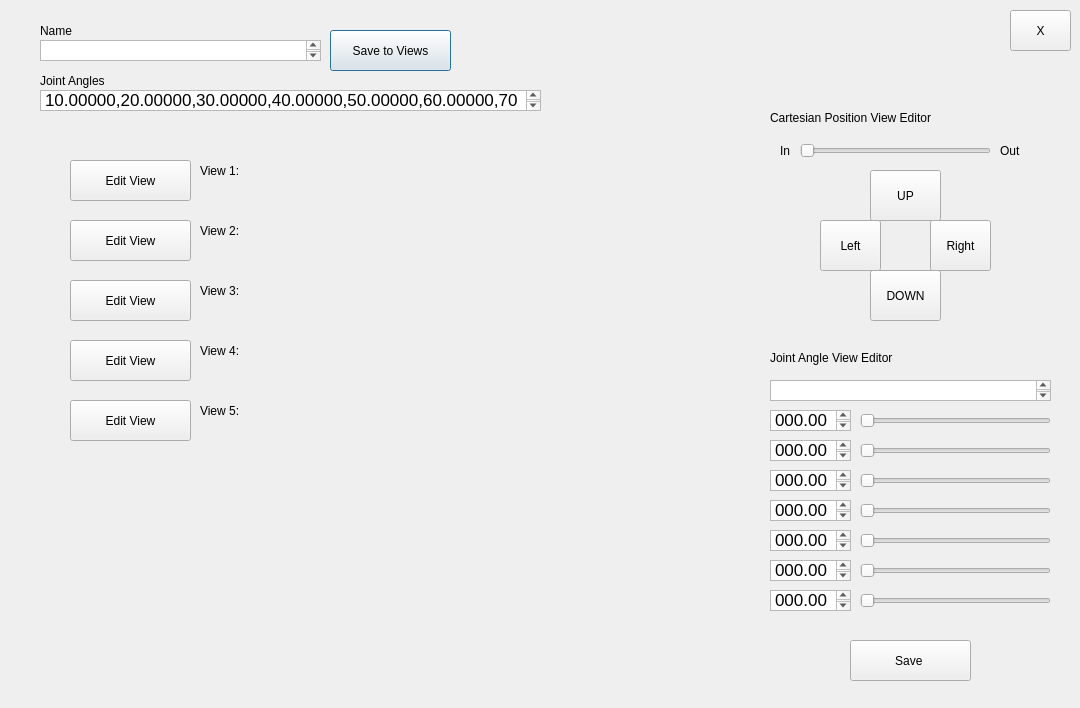
<?xml version="1.0" encoding="UTF-8"?>
<ui version="4.0">
 <class>SaveEditView</class>
 <widget class="QDialog" name="SaveEditView">
  <property name="geometry">
   <rect>
    <x>0</x>
    <y>0</y>
    <width>1080</width>
    <height>708</height>
   </rect>
  </property>
  <property name="windowTitle">
   <string>Dialog</string>
  </property>
  <widget class="QPushButton" name="SaveToView_pushButton">
   <property name="geometry">
    <rect>
     <x>330</x>
     <y>30</y>
     <width>121</width>
     <height>41</height>
    </rect>
   </property>
   <property name="text">
    <string>Save to Views</string>
   </property>
  </widget>
  <widget class="QTextEdit" name="Name_textEdit">
   <property name="geometry">
    <rect>
     <x>40</x>
     <y>40</y>
     <width>281</width>
     <height>21</height>
    </rect>
   </property>
  </widget>
  <widget class="QLabel" name="label">
   <property name="geometry">
    <rect>
     <x>40</x>
     <y>20</y>
     <width>58</width>
     <height>21</height>
    </rect>
   </property>
   <property name="text">
    <string>Name</string>
   </property>
  </widget>
  <widget class="QTextEdit" name="JA1textEdit">
   <property name="geometry">
    <rect>
     <x>770</x>
     <y>410</y>
     <width>81</width>
     <height>21</height>
    </rect>
   </property>
   <property name="html">
    <string>&lt;!DOCTYPE HTML PUBLIC &quot;-//W3C//DTD HTML 4.0//EN&quot; &quot;http://www.w3.org/TR/REC-html40/strict.dtd&quot;&gt;
&lt;html&gt;&lt;head&gt;&lt;meta name=&quot;qrichtext&quot; content=&quot;1&quot; /&gt;&lt;style type=&quot;text/css&quot;&gt;
p, li { white-space: pre-wrap; }
&lt;/style&gt;&lt;/head&gt;&lt;body style=&quot; font-family:'.AppleSystemUIFont'; font-size:13pt; font-weight:400; font-style:normal;&quot;&gt;
&lt;p style=&quot; margin-top:0px; margin-bottom:0px; margin-left:0px; margin-right:0px; -qt-block-indent:0; text-indent:0px;&quot;&gt;&lt;span style=&quot; font-family:'.AppleSystemUIFont';&quot;&gt;000.00000&lt;/span&gt;&lt;/p&gt;&lt;/body&gt;&lt;/html&gt;</string>
   </property>
  </widget>
  <widget class="QTextEdit" name="JA2_textEdit">
   <property name="geometry">
    <rect>
     <x>770</x>
     <y>440</y>
     <width>81</width>
     <height>21</height>
    </rect>
   </property>
   <property name="html">
    <string>&lt;!DOCTYPE HTML PUBLIC &quot;-//W3C//DTD HTML 4.0//EN&quot; &quot;http://www.w3.org/TR/REC-html40/strict.dtd&quot;&gt;
&lt;html&gt;&lt;head&gt;&lt;meta name=&quot;qrichtext&quot; content=&quot;1&quot; /&gt;&lt;style type=&quot;text/css&quot;&gt;
p, li { white-space: pre-wrap; }
&lt;/style&gt;&lt;/head&gt;&lt;body style=&quot; font-family:'.AppleSystemUIFont'; font-size:13pt; font-weight:400; font-style:normal;&quot;&gt;
&lt;p style=&quot; margin-top:0px; margin-bottom:0px; margin-left:0px; margin-right:0px; -qt-block-indent:0; text-indent:0px;&quot;&gt;&lt;span style=&quot; font-family:'.AppleSystemUIFont';&quot;&gt;000.00000&lt;/span&gt;&lt;/p&gt;&lt;/body&gt;&lt;/html&gt;</string>
   </property>
  </widget>
  <widget class="QTextEdit" name="JA3_textEdit">
   <property name="geometry">
    <rect>
     <x>770</x>
     <y>470</y>
     <width>81</width>
     <height>21</height>
    </rect>
   </property>
   <property name="html">
    <string>&lt;!DOCTYPE HTML PUBLIC &quot;-//W3C//DTD HTML 4.0//EN&quot; &quot;http://www.w3.org/TR/REC-html40/strict.dtd&quot;&gt;
&lt;html&gt;&lt;head&gt;&lt;meta name=&quot;qrichtext&quot; content=&quot;1&quot; /&gt;&lt;style type=&quot;text/css&quot;&gt;
p, li { white-space: pre-wrap; }
&lt;/style&gt;&lt;/head&gt;&lt;body style=&quot; font-family:'.AppleSystemUIFont'; font-size:13pt; font-weight:400; font-style:normal;&quot;&gt;
&lt;p style=&quot; margin-top:0px; margin-bottom:0px; margin-left:0px; margin-right:0px; -qt-block-indent:0; text-indent:0px;&quot;&gt;&lt;span style=&quot; font-family:'.AppleSystemUIFont';&quot;&gt;000.00000&lt;/span&gt;&lt;/p&gt;&lt;/body&gt;&lt;/html&gt;</string>
   </property>
  </widget>
  <widget class="QTextEdit" name="JA4_textEdit">
   <property name="geometry">
    <rect>
     <x>770</x>
     <y>500</y>
     <width>81</width>
     <height>21</height>
    </rect>
   </property>
   <property name="html">
    <string>&lt;!DOCTYPE HTML PUBLIC &quot;-//W3C//DTD HTML 4.0//EN&quot; &quot;http://www.w3.org/TR/REC-html40/strict.dtd&quot;&gt;
&lt;html&gt;&lt;head&gt;&lt;meta name=&quot;qrichtext&quot; content=&quot;1&quot; /&gt;&lt;style type=&quot;text/css&quot;&gt;
p, li { white-space: pre-wrap; }
&lt;/style&gt;&lt;/head&gt;&lt;body style=&quot; font-family:'.AppleSystemUIFont'; font-size:13pt; font-weight:400; font-style:normal;&quot;&gt;
&lt;p style=&quot; margin-top:0px; margin-bottom:0px; margin-left:0px; margin-right:0px; -qt-block-indent:0; text-indent:0px;&quot;&gt;&lt;span style=&quot; font-family:'.AppleSystemUIFont';&quot;&gt;000.00000&lt;/span&gt;&lt;/p&gt;&lt;/body&gt;&lt;/html&gt;</string>
   </property>
  </widget>
  <widget class="QTextEdit" name="JA5_textEdit">
   <property name="geometry">
    <rect>
     <x>770</x>
     <y>530</y>
     <width>81</width>
     <height>21</height>
    </rect>
   </property>
   <property name="html">
    <string>&lt;!DOCTYPE HTML PUBLIC &quot;-//W3C//DTD HTML 4.0//EN&quot; &quot;http://www.w3.org/TR/REC-html40/strict.dtd&quot;&gt;
&lt;html&gt;&lt;head&gt;&lt;meta name=&quot;qrichtext&quot; content=&quot;1&quot; /&gt;&lt;style type=&quot;text/css&quot;&gt;
p, li { white-space: pre-wrap; }
&lt;/style&gt;&lt;/head&gt;&lt;body style=&quot; font-family:'.AppleSystemUIFont'; font-size:13pt; font-weight:400; font-style:normal;&quot;&gt;
&lt;p style=&quot; margin-top:0px; margin-bottom:0px; margin-left:0px; margin-right:0px; -qt-block-indent:0; text-indent:0px;&quot;&gt;&lt;span style=&quot; font-family:'.AppleSystemUIFont';&quot;&gt;000.00000&lt;/span&gt;&lt;/p&gt;&lt;/body&gt;&lt;/html&gt;</string>
   </property>
  </widget>
  <widget class="QTextEdit" name="JA7_textEdit">
   <property name="geometry">
    <rect>
     <x>770</x>
     <y>590</y>
     <width>81</width>
     <height>21</height>
    </rect>
   </property>
   <property name="html">
    <string>&lt;!DOCTYPE HTML PUBLIC &quot;-//W3C//DTD HTML 4.0//EN&quot; &quot;http://www.w3.org/TR/REC-html40/strict.dtd&quot;&gt;
&lt;html&gt;&lt;head&gt;&lt;meta name=&quot;qrichtext&quot; content=&quot;1&quot; /&gt;&lt;style type=&quot;text/css&quot;&gt;
p, li { white-space: pre-wrap; }
&lt;/style&gt;&lt;/head&gt;&lt;body style=&quot; font-family:'.AppleSystemUIFont'; font-size:13pt; font-weight:400; font-style:normal;&quot;&gt;
&lt;p style=&quot; margin-top:0px; margin-bottom:0px; margin-left:0px; margin-right:0px; -qt-block-indent:0; text-indent:0px;&quot;&gt;&lt;span style=&quot; font-family:'.AppleSystemUIFont';&quot;&gt;000.00000&lt;/span&gt;&lt;/p&gt;&lt;/body&gt;&lt;/html&gt;</string>
   </property>
  </widget>
  <widget class="QTextEdit" name="JA6_textEdit">
   <property name="geometry">
    <rect>
     <x>770</x>
     <y>560</y>
     <width>81</width>
     <height>21</height>
    </rect>
   </property>
   <property name="html">
    <string>&lt;!DOCTYPE HTML PUBLIC &quot;-//W3C//DTD HTML 4.0//EN&quot; &quot;http://www.w3.org/TR/REC-html40/strict.dtd&quot;&gt;
&lt;html&gt;&lt;head&gt;&lt;meta name=&quot;qrichtext&quot; content=&quot;1&quot; /&gt;&lt;style type=&quot;text/css&quot;&gt;
p, li { white-space: pre-wrap; }
&lt;/style&gt;&lt;/head&gt;&lt;body style=&quot; font-family:'.AppleSystemUIFont'; font-size:13pt; font-weight:400; font-style:normal;&quot;&gt;
&lt;p style=&quot; margin-top:0px; margin-bottom:0px; margin-left:0px; margin-right:0px; -qt-block-indent:0; text-indent:0px;&quot;&gt;&lt;span style=&quot; font-family:'.AppleSystemUIFont';&quot;&gt;000.00000&lt;/span&gt;&lt;/p&gt;&lt;/body&gt;&lt;/html&gt;</string>
   </property>
  </widget>
  <widget class="QLabel" name="label_2">
   <property name="geometry">
    <rect>
     <x>40</x>
     <y>70</y>
     <width>81</width>
     <height>21</height>
    </rect>
   </property>
   <property name="text">
    <string>Joint Angles</string>
   </property>
  </widget>
  <widget class="QLabel" name="label_3">
   <property name="geometry">
    <rect>
     <x>200</x>
     <y>160</y>
     <width>58</width>
     <height>21</height>
    </rect>
   </property>
   <property name="text">
    <string>View 1:</string>
   </property>
  </widget>
  <widget class="QPushButton" name="editView1_pushButton">
   <property name="geometry">
    <rect>
     <x>70</x>
     <y>160</y>
     <width>121</width>
     <height>41</height>
    </rect>
   </property>
   <property name="text">
    <string>Edit View</string>
   </property>
  </widget>
  <widget class="QPushButton" name="editView2_pushButton">
   <property name="geometry">
    <rect>
     <x>70</x>
     <y>220</y>
     <width>121</width>
     <height>41</height>
    </rect>
   </property>
   <property name="text">
    <string>Edit View</string>
   </property>
  </widget>
  <widget class="QLabel" name="label_4">
   <property name="geometry">
    <rect>
     <x>200</x>
     <y>220</y>
     <width>58</width>
     <height>21</height>
    </rect>
   </property>
   <property name="text">
    <string>View 2:</string>
   </property>
  </widget>
  <widget class="QPushButton" name="editView3_pushButton">
   <property name="geometry">
    <rect>
     <x>70</x>
     <y>280</y>
     <width>121</width>
     <height>41</height>
    </rect>
   </property>
   <property name="text">
    <string>Edit View</string>
   </property>
  </widget>
  <widget class="QLabel" name="label_5">
   <property name="geometry">
    <rect>
     <x>200</x>
     <y>280</y>
     <width>58</width>
     <height>21</height>
    </rect>
   </property>
   <property name="text">
    <string>View 3:</string>
   </property>
  </widget>
  <widget class="QPushButton" name="editView4_pushButton">
   <property name="geometry">
    <rect>
     <x>70</x>
     <y>340</y>
     <width>121</width>
     <height>41</height>
    </rect>
   </property>
   <property name="text">
    <string>Edit View</string>
   </property>
  </widget>
  <widget class="QLabel" name="label_6">
   <property name="geometry">
    <rect>
     <x>200</x>
     <y>340</y>
     <width>58</width>
     <height>21</height>
    </rect>
   </property>
   <property name="text">
    <string>View 4:</string>
   </property>
  </widget>
  <widget class="QPushButton" name="editView5_pushButton">
   <property name="geometry">
    <rect>
     <x>70</x>
     <y>400</y>
     <width>121</width>
     <height>41</height>
    </rect>
   </property>
   <property name="text">
    <string>Edit View</string>
   </property>
  </widget>
  <widget class="QLabel" name="label_7">
   <property name="geometry">
    <rect>
     <x>200</x>
     <y>400</y>
     <width>58</width>
     <height>21</height>
    </rect>
   </property>
   <property name="text">
    <string>View 5:</string>
   </property>
  </widget>
  <widget class="QPushButton" name="exit_pushButton">
   <property name="geometry">
    <rect>
     <x>1010</x>
     <y>10</y>
     <width>61</width>
     <height>41</height>
    </rect>
   </property>
   <property name="text">
    <string>X</string>
   </property>
  </widget>
  <widget class="QTextEdit" name="JA_textEdit">
   <property name="geometry">
    <rect>
     <x>40</x>
     <y>90</y>
     <width>501</width>
     <height>21</height>
    </rect>
   </property>
   <property name="html">
    <string>&lt;!DOCTYPE HTML PUBLIC &quot;-//W3C//DTD HTML 4.0//EN&quot; &quot;http://www.w3.org/TR/REC-html40/strict.dtd&quot;&gt;
&lt;html&gt;&lt;head&gt;&lt;meta name=&quot;qrichtext&quot; content=&quot;1&quot; /&gt;&lt;style type=&quot;text/css&quot;&gt;
p, li { white-space: pre-wrap; }
&lt;/style&gt;&lt;/head&gt;&lt;body style=&quot; font-family:'.AppleSystemUIFont'; font-size:13pt; font-weight:400; font-style:normal;&quot;&gt;
&lt;p style=&quot; margin-top:0px; margin-bottom:0px; margin-left:0px; margin-right:0px; -qt-block-indent:0; text-indent:0px;&quot;&gt;&lt;span style=&quot; font-family:'.AppleSystemUIFont';&quot;&gt;10.00000,20.00000,30.00000,40.00000,50.00000,60.00000,70.00000&lt;/span&gt;&lt;/p&gt;&lt;/body&gt;&lt;/html&gt;</string>
   </property>
  </widget>
  <widget class="QSlider" name="JA1_horizontalSlider">
   <property name="geometry">
    <rect>
     <x>860</x>
     <y>410</y>
     <width>191</width>
     <height>22</height>
    </rect>
   </property>
   <property name="orientation">
    <enum>Qt::Horizontal</enum>
   </property>
  </widget>
  <widget class="QSlider" name="JA2_horizontalSlider">
   <property name="geometry">
    <rect>
     <x>860</x>
     <y>440</y>
     <width>191</width>
     <height>22</height>
    </rect>
   </property>
   <property name="orientation">
    <enum>Qt::Horizontal</enum>
   </property>
  </widget>
  <widget class="QSlider" name="JA3_horizontalSlider">
   <property name="geometry">
    <rect>
     <x>860</x>
     <y>470</y>
     <width>191</width>
     <height>22</height>
    </rect>
   </property>
   <property name="orientation">
    <enum>Qt::Horizontal</enum>
   </property>
  </widget>
  <widget class="QSlider" name="JA4_horizontalSlider">
   <property name="geometry">
    <rect>
     <x>860</x>
     <y>500</y>
     <width>191</width>
     <height>22</height>
    </rect>
   </property>
   <property name="orientation">
    <enum>Qt::Horizontal</enum>
   </property>
  </widget>
  <widget class="QSlider" name="JA5_horizontalSlider">
   <property name="geometry">
    <rect>
     <x>860</x>
     <y>530</y>
     <width>191</width>
     <height>22</height>
    </rect>
   </property>
   <property name="orientation">
    <enum>Qt::Horizontal</enum>
   </property>
  </widget>
  <widget class="QSlider" name="JA6_horizontalSlider">
   <property name="geometry">
    <rect>
     <x>860</x>
     <y>560</y>
     <width>191</width>
     <height>22</height>
    </rect>
   </property>
   <property name="orientation">
    <enum>Qt::Horizontal</enum>
   </property>
  </widget>
  <widget class="QSlider" name="JA7_horizontalSlider">
   <property name="geometry">
    <rect>
     <x>860</x>
     <y>590</y>
     <width>191</width>
     <height>22</height>
    </rect>
   </property>
   <property name="orientation">
    <enum>Qt::Horizontal</enum>
   </property>
  </widget>
  <widget class="QPushButton" name="saveNew_pushButton">
   <property name="geometry">
    <rect>
     <x>850</x>
     <y>640</y>
     <width>121</width>
     <height>41</height>
    </rect>
   </property>
   <property name="text">
    <string>Save </string>
   </property>
  </widget>
  <widget class="QTextEdit" name="editName_textEdit">
   <property name="geometry">
    <rect>
     <x>770</x>
     <y>380</y>
     <width>281</width>
     <height>21</height>
    </rect>
   </property>
  </widget>
  <widget class="QLabel" name="label_8">
   <property name="geometry">
    <rect>
     <x>770</x>
     <y>350</y>
     <width>151</width>
     <height>16</height>
    </rect>
   </property>
   <property name="text">
    <string>Joint Angle View Editor</string>
   </property>
  </widget>
  <widget class="QLabel" name="view1Name_label">
   <property name="geometry">
    <rect>
     <x>250</x>
     <y>160</y>
     <width>281</width>
     <height>21</height>
    </rect>
   </property>
   <property name="text">
    <string/>
   </property>
  </widget>
  <widget class="QLabel" name="JA1_label">
   <property name="geometry">
    <rect>
     <x>250</x>
     <y>180</y>
     <width>491</width>
     <height>21</height>
    </rect>
   </property>
   <property name="text">
    <string/>
   </property>
  </widget>
  <widget class="QLabel" name="JA2_label">
   <property name="geometry">
    <rect>
     <x>250</x>
     <y>240</y>
     <width>481</width>
     <height>21</height>
    </rect>
   </property>
   <property name="text">
    <string/>
   </property>
  </widget>
  <widget class="QLabel" name="view2Name_label">
   <property name="geometry">
    <rect>
     <x>250</x>
     <y>220</y>
     <width>281</width>
     <height>21</height>
    </rect>
   </property>
   <property name="text">
    <string/>
   </property>
  </widget>
  <widget class="QLabel" name="JA3_label">
   <property name="geometry">
    <rect>
     <x>250</x>
     <y>300</y>
     <width>481</width>
     <height>21</height>
    </rect>
   </property>
   <property name="text">
    <string/>
   </property>
  </widget>
  <widget class="QLabel" name="view3Name_label">
   <property name="geometry">
    <rect>
     <x>250</x>
     <y>280</y>
     <width>281</width>
     <height>21</height>
    </rect>
   </property>
   <property name="text">
    <string/>
   </property>
  </widget>
  <widget class="QLabel" name="JA4_label">
   <property name="geometry">
    <rect>
     <x>250</x>
     <y>360</y>
     <width>481</width>
     <height>21</height>
    </rect>
   </property>
   <property name="text">
    <string/>
   </property>
  </widget>
  <widget class="QLabel" name="view4Name_label">
   <property name="geometry">
    <rect>
     <x>250</x>
     <y>340</y>
     <width>281</width>
     <height>21</height>
    </rect>
   </property>
   <property name="text">
    <string/>
   </property>
  </widget>
  <widget class="QLabel" name="JA5_label">
   <property name="geometry">
    <rect>
     <x>250</x>
     <y>420</y>
     <width>491</width>
     <height>21</height>
    </rect>
   </property>
   <property name="text">
    <string/>
   </property>
  </widget>
  <widget class="QLabel" name="view5Name_label">
   <property name="geometry">
    <rect>
     <x>250</x>
     <y>400</y>
     <width>281</width>
     <height>21</height>
    </rect>
   </property>
   <property name="text">
    <string/>
   </property>
  </widget>
  <widget class="QPushButton" name="pushButton_6">
   <property name="geometry">
    <rect>
     <x>870</x>
     <y>170</y>
     <width>71</width>
     <height>51</height>
    </rect>
   </property>
   <property name="text">
    <string>UP</string>
   </property>
  </widget>
  <widget class="QPushButton" name="pushButton_7">
   <property name="geometry">
    <rect>
     <x>870</x>
     <y>270</y>
     <width>71</width>
     <height>51</height>
    </rect>
   </property>
   <property name="text">
    <string>DOWN</string>
   </property>
  </widget>
  <widget class="QPushButton" name="pushButton_8">
   <property name="geometry">
    <rect>
     <x>820</x>
     <y>220</y>
     <width>61</width>
     <height>51</height>
    </rect>
   </property>
   <property name="text">
    <string>Left</string>
   </property>
  </widget>
  <widget class="QPushButton" name="pushButton_9">
   <property name="geometry">
    <rect>
     <x>930</x>
     <y>220</y>
     <width>61</width>
     <height>51</height>
    </rect>
   </property>
   <property name="text">
    <string>Right</string>
   </property>
  </widget>
  <widget class="QLabel" name="label_9">
   <property name="geometry">
    <rect>
     <x>770</x>
     <y>110</y>
     <width>191</width>
     <height>16</height>
    </rect>
   </property>
   <property name="text">
    <string>Cartesian Position View Editor</string>
   </property>
  </widget>
  <widget class="QSlider" name="horizontalSlider">
   <property name="geometry">
    <rect>
     <x>800</x>
     <y>140</y>
     <width>191</width>
     <height>22</height>
    </rect>
   </property>
   <property name="orientation">
    <enum>Qt::Horizontal</enum>
   </property>
  </widget>
  <widget class="QLabel" name="label_10">
   <property name="geometry">
    <rect>
     <x>780</x>
     <y>140</y>
     <width>21</width>
     <height>21</height>
    </rect>
   </property>
   <property name="text">
    <string>In</string>
   </property>
  </widget>
  <widget class="QLabel" name="label_11">
   <property name="geometry">
    <rect>
     <x>1000</x>
     <y>140</y>
     <width>21</width>
     <height>21</height>
    </rect>
   </property>
   <property name="text">
    <string>Out</string>
   </property>
  </widget>
 </widget>
 <resources/>
 <connections/>
</ui>
